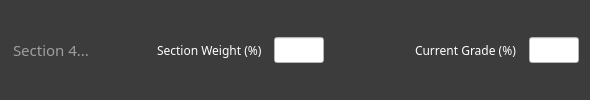
       <widget class="QFrame" name="input4Frame">
        <property name="styleSheet">
         <string notr="true">background-color: rgb(60, 60, 60);</string>
        </property>
        <property name="frameShape">
         <enum>QFrame::NoFrame</enum>
        </property>
        <property name="frameShadow">
         <enum>QFrame::Raised</enum>
        </property>
        <property name="lineWidth">
         <number>0</number>
        </property>
        <layout class="QHBoxLayout" name="horizontalLayout_2">
         <item>
          <widget class="QLineEdit" name="s4">
           <property name="font">
            <font>
             <family>Montserrat Medium</family>
             <pointsize>11</pointsize>
            </font>
           </property>
           <property name="styleSheet">
            <string notr="true">color: rgb(255, 255, 255);</string>
           </property>
           <property name="frame">
            <bool>false</bool>
           </property>
           <property name="placeholderText">
            <string>Section 4...</string>
           </property>
          </widget>
         </item>
         <item>
          <widget class="QLabel" name="label_8">
           <property name="font">
            <font>
             <family>Montserrat SemiBold</family>
             <pointsize>9</pointsize>
            </font>
           </property>
           <property name="styleSheet">
            <string notr="true">color: rgb(255, 255, 255);</string>
           </property>
           <property name="text">
            <string>Section Weight (%)  </string>
           </property>
          </widget>
         </item>
         <item>
          <widget class="QLineEdit" name="w4">
           <property name="maximumSize">
            <size>
             <width>50</width>
             <height>16777215</height>
            </size>
           </property>
           <property name="font">
            <font>
             <family>Montserrat SemiBold</family>
             <pointsize>10</pointsize>
            </font>
           </property>
           <property name="styleSheet">
            <string notr="true">background-color: rgb(255, 255, 255);
color: rgb(0, 0, 0);</string>
           </property>
           <property name="placeholderText">
            <string/>
           </property>
          </widget>
         </item>
         <item>
          <spacer name="horizontalSpacer_4">
           <property name="orientation">
            <enum>Qt::Horizontal</enum>
           </property>
           <property name="sizeType">
            <enum>QSizePolicy::Fixed</enum>
           </property>
           <property name="sizeHint" stdset="0">
            <size>
             <width>85</width>
             <height>20</height>
            </size>
           </property>
          </spacer>
         </item>
         <item>
          <widget class="QLabel" name="label_7">
           <property name="font">
            <font>
             <family>Montserrat SemiBold</family>
             <pointsize>9</pointsize>
            </font>
           </property>
           <property name="styleSheet">
            <string notr="true">color: rgb(255, 255, 255);</string>
           </property>
           <property name="text">
            <string>Current Grade (%)  </string>
           </property>
          </widget>
         </item>
         <item>
          <widget class="QLineEdit" name="g4">
           <property name="maximumSize">
            <size>
             <width>50</width>
             <height>16777215</height>
            </size>
           </property>
           <property name="font">
            <font>
             <family>Montserrat SemiBold</family>
             <pointsize>10</pointsize>
            </font>
           </property>
           <property name="styleSheet">
            <string notr="true">background-color: rgb(255, 255, 255);
color: rgb(0, 0, 0);</string>
           </property>
          </widget>
         </item>
        </layout>
       </widget>
